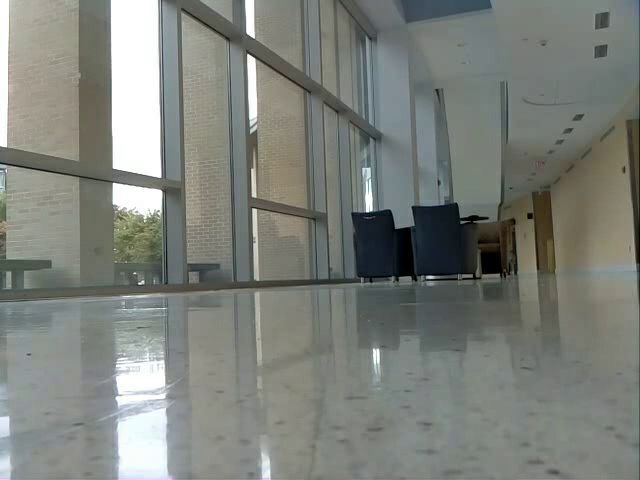
#> input picture frame 5 of HoughCirclesTests/output.avi, 640 x 480 px
$ python hough_circle_vid_test.py   (older library calls are emulated)
#> lines starting #> are read from the running program, lines starting #| are printed output that depends on the picture; after the words box and inside, x2 and y2 are one past the last pixel; in counts of white or black regions, pixels touching at a corner belong together
import cv, cv2
import numpy as np

circle_location = []

def plot_circles(img_src, img_out):
	"""Finds and plots circles using Hough Circle detection."""
	circles = cv2.HoughCircles(img_src, cv2.cv.CV_HOUGH_GRADIENT, 1, img_src.shape[0]/8, param1=10, param2=20, minRadius=20, maxRadius=30)

	if circles is not None:
		#print 'Circles detected'
		for c in circles[0,:]:
		    # draw the outer circle
		    cv2.circle(img_out,(c[0],c[1]),c[2],(0,255,0),2)
		    # draw the center of the circle
		    cv2.circle(img_out,(c[0],c[1]),2,(0,0,255),3)
		    global circle_location
		    circle_location.append((c[0], c[1]))

def color_shift(img_src):
	"""Converts video from original colorspace to isolate red objects.  Returns mask of isolated color."""
	# Convert BGR to HSV colorspace
	hsv_img = cv2.cvtColor(img_src, cv2.COLOR_BGR2HSV)
	# Define range of red color in HSV
	lower_red = np.array([0, 50, 50])
	upper_red = np.array([10, 255, 255])

	# Threshold HSV image to get only red colors
	mask = cv2.inRange(hsv_img, lower_red, upper_red)

	# Bitwise-AND mask and original frame -- if you want to see which bits you isolated
	# res = cv2.bitwise_and(frame, frame, mask=mask)

	return mask

cap = cv2.VideoCapture("output.avi")
count = 0
while cap.isOpened():
	ret, frame = cap.read()
#> frame is the input picture: shape (480, 640, 3); mean B, G, R 122.7, 128.8, 125

	# Processes video frames
	blur = cv2.medianBlur(frame, 3)
	gray = cv2.cvtColor(frame, cv2.COLOR_BGR2GRAY)
	edges = cv2.Canny(gray, 100, 150)
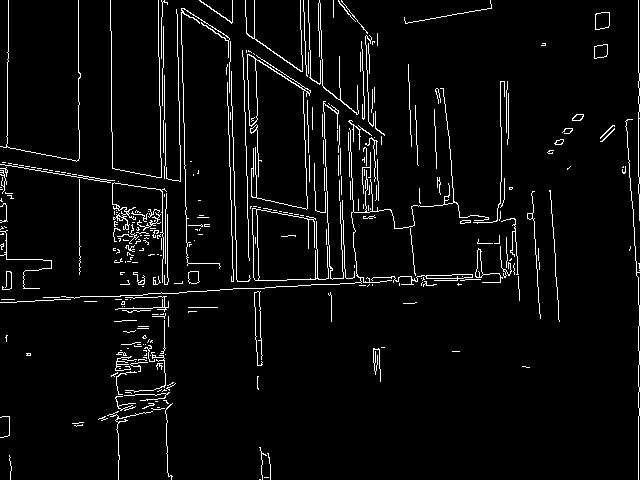
#> edges: shape (480, 640); 4.5% white in thin lines or dots

	mask = color_shift(blur)
#> in color_shift, `hsv_img = cv2.cvtColor(img_src, cv2.COLOR_BGR2HSV)`: hsv_img: shape (480, 640, 3); mean H, S, V 55.7, 25, 130.2
#> in color_shift, `mask = cv2.inRange(hsv_img, lower_red, upper_red)`:
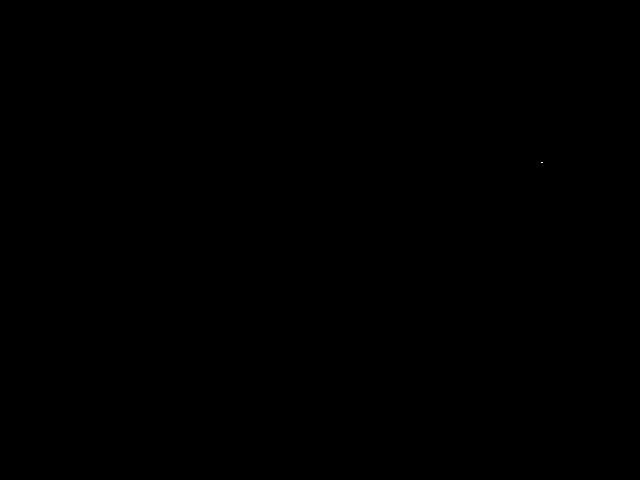
#> mask: shape (480, 640); 0% white in thin lines or dots, all inside (x1, y1, x2, y2) = (541, 162, 543, 163)

	plot_circles(edges, frame)
#> in plot_circles, `circles = cv2.HoughCircles(img_src, cv2.cv.CV_HOUGH_GRADIENT, 1, img_s..`: circles = None


	# Shows all of the things!
	cv2.imshow('Video', frame)
	cv2.imshow('Mask', mask)
	cv2.imshow('Canny', edges)

	if cv2.waitKey(50) & 0xFF == ord('q'):
#> (key q is pressed here)
		break

if cv2.waitKey(50) & 0xFF == ord('q'):
#> (key q is pressed here)
	cap.release()
	cv2.destroyAllWindows()

xlength, ylength = gray.shape
#> xlength = 480; ylength = 640
path = np.zeros((xlength, ylength, 3), np.uint8)
for coor in circle_location:
	cv2.circle(path,(coor), 5, (0,0,255), -1)
#> path: shape (480, 640, 3); every value is 0

cv2.imshow('path', path)
k = cv2.waitKey(0) & 0xFF
#> (key q is pressed here)
if k == 27:
	cv2.destroyAllWindows()

$ run again, starting later in the video
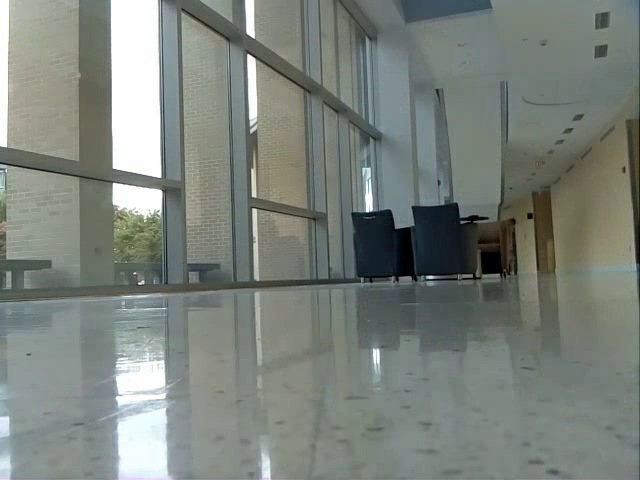
#> input picture frame 22 of HoughCirclesTests/output.avi, 640 x 480 px
#> frame is the input picture: shape (480, 640, 3); mean B, G, R 123.4, 130.1, 123.2
#> `gray = cv2.cvtColor(frame, cv2.COLOR_BGR2GRAY)`:
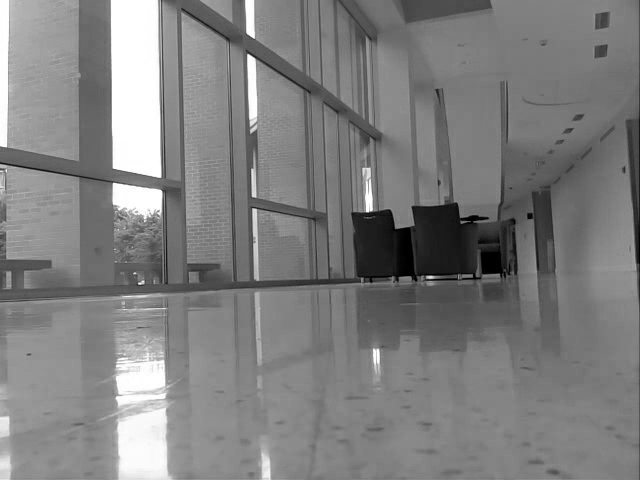
#> gray: shape (480, 640); min 0, max 255, mean 127.3
#> `edges = cv2.Canny(gray, 100, 150)`:
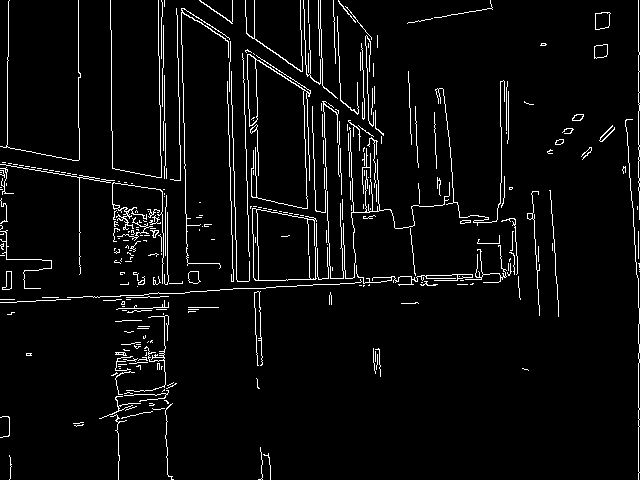
#> edges: shape (480, 640); 4.5% white in thin lines or dots
#> hsv_img: shape (480, 640, 3); mean H, S, V 61.4, 27.7, 131.1
#> mask: shape (480, 640); every value is 0
#> circles = None
